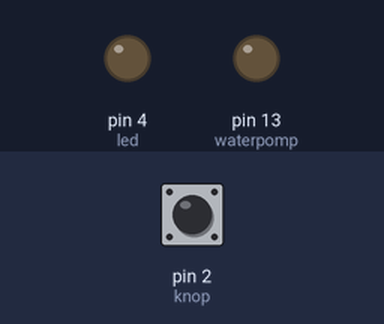
This sketch was run on a simulated Arduino Uno, built with avr-gcc and run on an emulated ATmega328P. On the bench: output pins drawn as LEDs (lit = HIGH). The test bench sets the inputs (shaded band); at power-on: pin 2 (knop) LOW.

Above: at 1.2 s.
1.3 s: pin 2 (knop) pulled HIGH for 0.15 s
At 1.6 s:
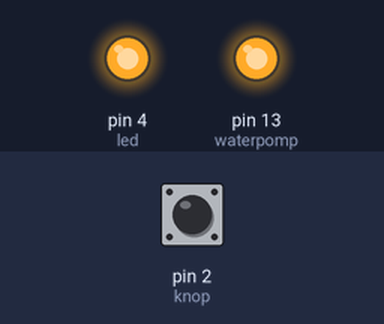
Timing chart, 0 to 7.8 s (numbered marks = the images above; inputs shaded):
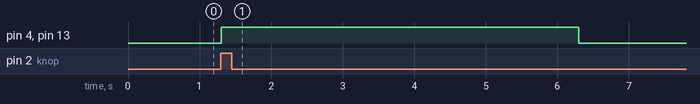

The sketch:

Water_Pomp.ino
```cpp
/*
*/

int knop = 2;
int waterpomp =  13;
int toestandknop = 0;
int led = 4;

/*

*/
void setup() {
  pinMode(waterpomp, OUTPUT);
  pinMode(knop, INPUT);
  pinMode(led, OUTPUT);
}

/*

*/
void loop() {
  toestandknop = digitalRead(knop);
  if (toestandknop == HIGH) {
    digitalWrite(waterpomp, HIGH);
    digitalWrite(led, HIGH);
    delay (5000);
  }
  else {
    digitalWrite(waterpomp, LOW);
    digitalWrite(led, LOW);
  }
}

/*

*/
```

Measured:
- after the input at 1.3 s, pin 4 (led), pin 13 (waterpomp): LOW → HIGH at once, → LOW 5.0 s later
